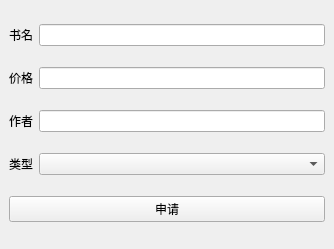
<?xml version="1.0" encoding="UTF-8"?>
<ui version="4.0">
 <class>MainWindow</class>
 <widget class="QMainWindow" name="MainWindow">
  <property name="geometry">
   <rect>
    <x>0</x>
    <y>0</y>
    <width>334</width>
    <height>249</height>
   </rect>
  </property>
  <property name="windowTitle">
   <string>卖书申请</string>
  </property>
  <widget class="QWidget" name="centralwidget">
   <layout class="QGridLayout" name="gridLayout">
    <item row="2" column="1">
     <widget class="QLineEdit" name="lineEdit_3"/>
    </item>
    <item row="1" column="1">
     <widget class="QLineEdit" name="lineEdit_2"/>
    </item>
    <item row="0" column="0">
     <widget class="QLabel" name="label">
      <property name="text">
       <string>书名</string>
      </property>
     </widget>
    </item>
    <item row="1" column="0">
     <widget class="QLabel" name="label_2">
      <property name="text">
       <string>价格</string>
      </property>
     </widget>
    </item>
    <item row="0" column="1">
     <widget class="QLineEdit" name="lineEdit"/>
    </item>
    <item row="3" column="0">
     <widget class="QLabel" name="label_5">
      <property name="text">
       <string>类型</string>
      </property>
     </widget>
    </item>
    <item row="4" column="0" colspan="2">
     <widget class="QPushButton" name="pushButton">
      <property name="text">
       <string>申请</string>
      </property>
     </widget>
    </item>
    <item row="2" column="0">
     <widget class="QLabel" name="label_4">
      <property name="text">
       <string>作者</string>
      </property>
     </widget>
    </item>
    <item row="3" column="1">
     <widget class="QComboBox" name="comboBox"/>
    </item>
   </layout>
  </widget>
 </widget>
 <resources/>
 <connections/>
</ui>
